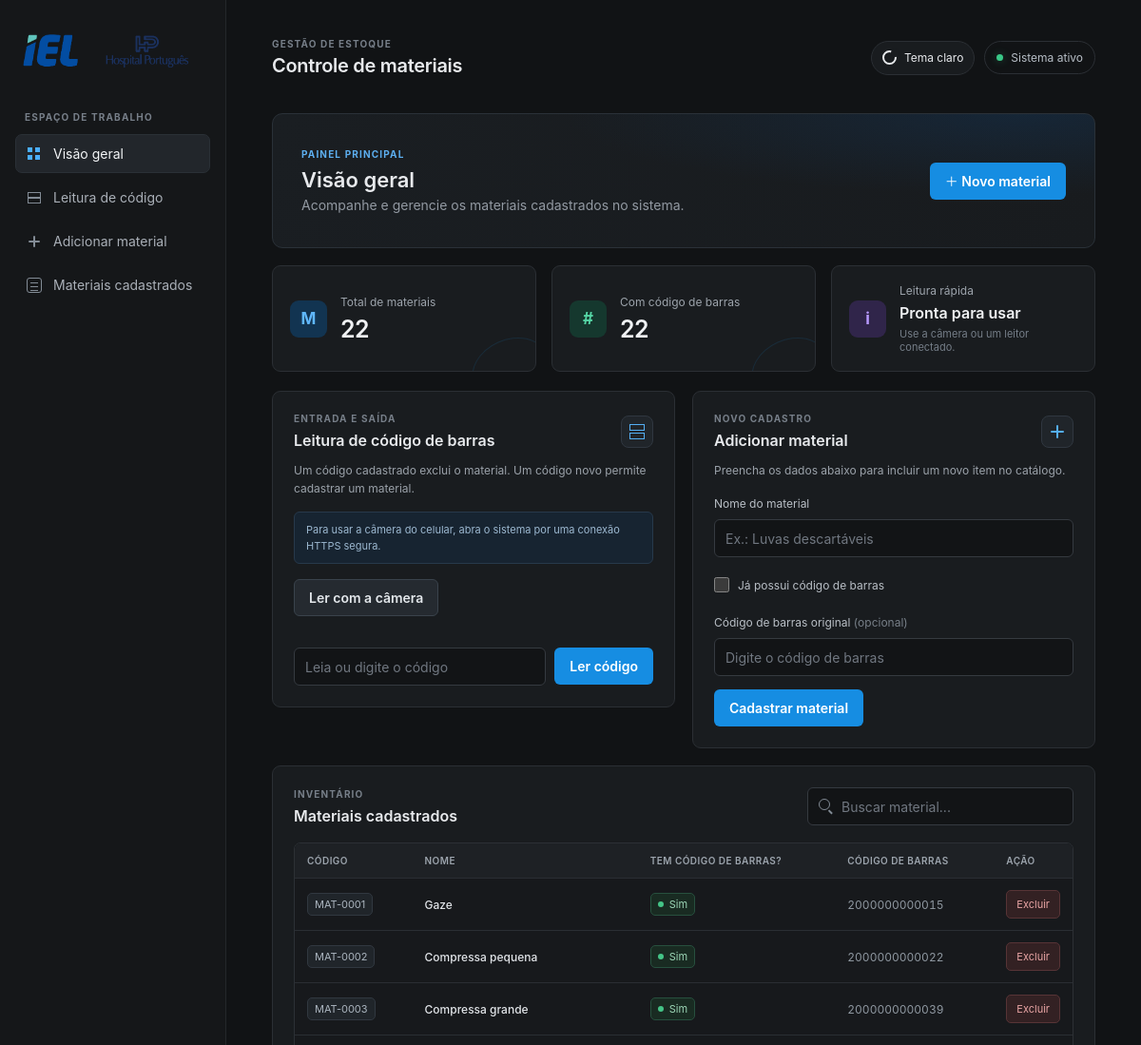
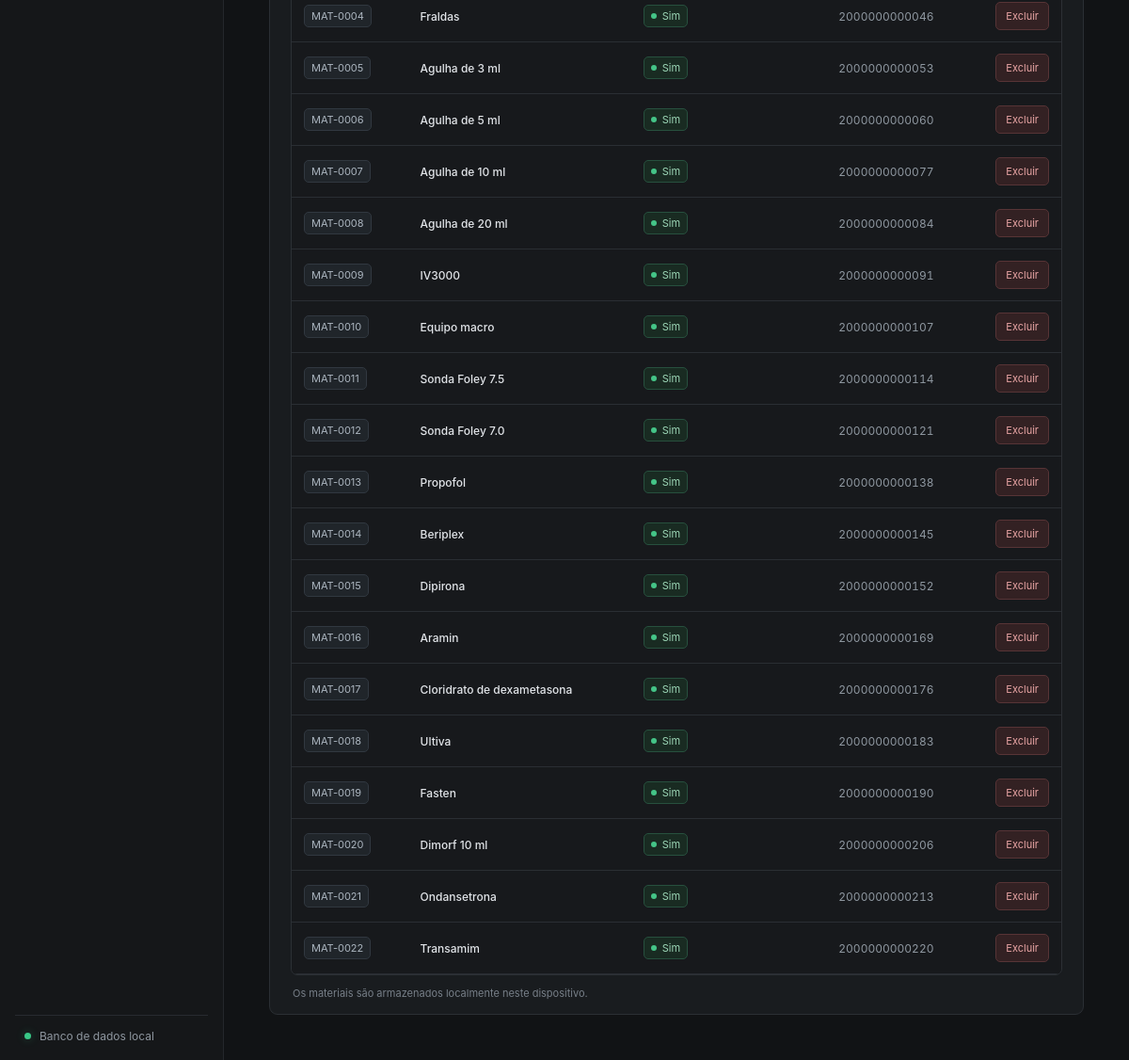
Before: / with the older database file (2 pictures, top to bottom).
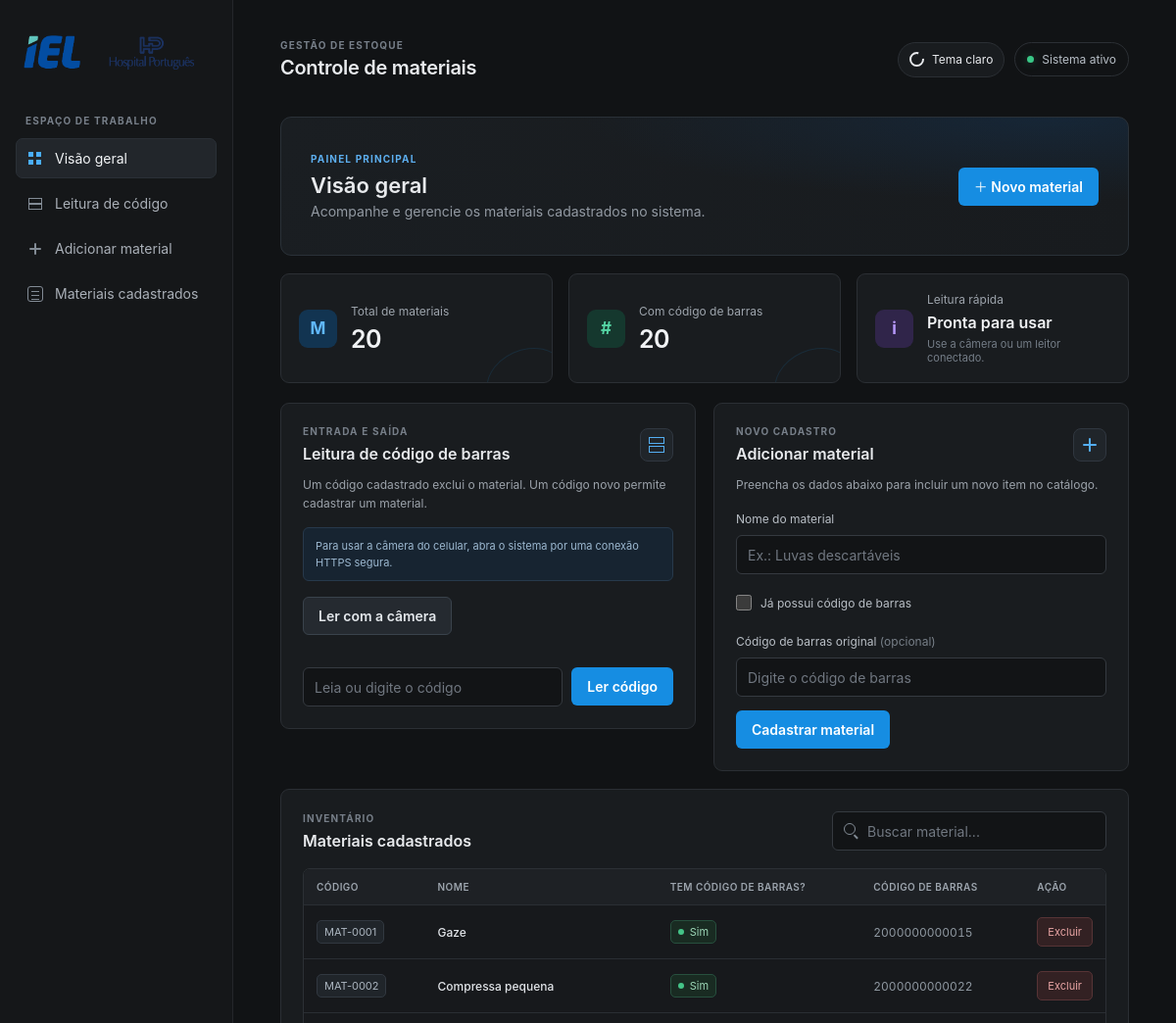
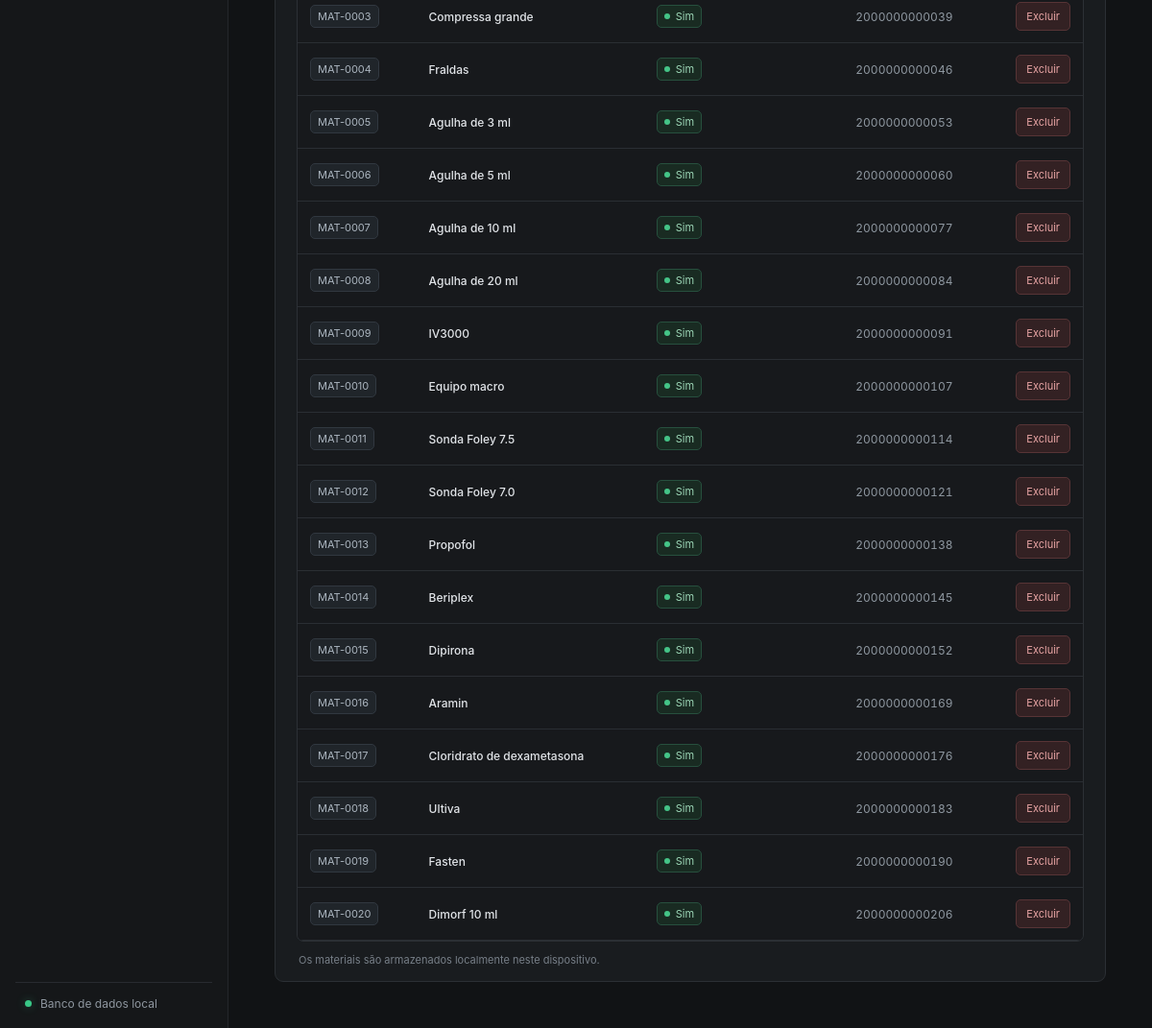
After: the same page with the newer database file (2 pictures, top to bottom).
### tables this page shows
CREATE TABLE materiais (
                    id INTEGER PRIMARY KEY AUTOINCREMENT,
                    nome TEXT NOT NULL COLLATE NOCASE UNIQUE,
                    tem_barras INTEGER NOT NULL,
                    codigo_barras TEXT NOT NULL DEFAULT ''
                );

### app.py (the view)
@app.route("/")
def inicio():
    materiais = listar_materiais()
    return render_template("main.html", materiais=materiais)

### app.py (called while the page is built)
def conectar_banco():
    connection = sqlite3.connect(app.config["DATABASE"])
    connection.row_factory = sqlite3.Row
    return connection

def listar_materiais():
    connection = conectar_banco()
    try:
        registros = connection.execute(
            "SELECT id, nome, tem_barras, codigo_barras FROM materiais ORDER BY id"
        ).fetchall()
        return [
            {
                "id": registro["id"],
                "codigo": f"MAT-{registro['id']:04d}",
                "nome": registro["nome"],
                "tem_barras": bool(registro["tem_barras"]),
                "codigo_barras": registro["codigo_barras"],
            }
            for registro in registros
        ]
    finally:
        connection.close()

### templates/main.html (shortened to what this page needs)
<!DOCTYPE html>
<html lang="pt-br">
<head>
    <link rel="stylesheet" href="{{ url_for('static', filename='main.css') }}">
</head>
<body>
    <div class="app-shell">
        <aside class="sidebar">
            <a class="brand" href="#painel" aria-label="IEL Hospital Português — início">
                <img id="logo" src="{{ url_for('static', filename='img/logo.hp.png') }}" alt="IEL Hospital Português">
            </a>
            <p class="sidebar-label">ESPAÇO DE TRABALHO</p>
            <nav class="sidebar-nav" aria-label="Navegação principal">
                <a class="nav-link active" href="#painel"><span class="nav-icon overview-icon"></span>Visão geral</a>
                <a class="nav-link" href="#leitura"><span class="nav-icon scan-icon"></span>Leitura de código</a>
                <a class="nav-link" href="#novo-material"><span class="nav-icon add-icon"></span>Adicionar material</a>
                <a class="nav-link" href="#catalogo"><span class="nav-icon list-icon"></span>Materiais cadastrados</a>
            </nav>
            <div class="sidebar-footer">
                <span class="status-dot"></span>
                <span>Banco de dados local</span>
            </div>
        </aside>
        <main class="main-content">
            <header class="topbar">
                <div>
                    <p class="eyebrow">GESTÃO DE ESTOQUE</p>
                    <h1>Controle de materiais</h1>
                </div>
                <div class="topbar-actions">
                    <button class="theme-toggle" id="theme-toggle" type="button"
                        aria-label="Alternar para tema claro" title="Alternar para tema claro">
                        <span class="theme-icon" aria-hidden="true"></span>
                        <span class="theme-label">Tema claro</span>
                    </button>
                    <span class="system-status"><span class="status-dot"></span>Sistema ativo</span>
                </div>
            </header>
            <section class="overview" id="painel">
                <div>
                    <p class="eyebrow">PAINEL PRINCIPAL</p>
                    <h2>Visão geral</h2>
                    <p>Acompanhe e gerencie os materiais cadastrados no sistema.</p>
                </div>
                <a class="primary-link" href="#novo-material">＋ Novo material</a>
            </section>
            {% set materiais_com_codigo = materiais | map(attribute='tem_barras') | sum %}
            <section class="stats-grid" aria-label="Resumo dos materiais">
                <article class="stat-card">
                    <div class="stat-icon blue-icon">M</div>
                    <div>
                        <p>Total de materiais</p>
                        <strong>{{ materiais | length }}</strong>
                    </div>
                    <span class="stat-decoration"></span>
                </article>
                <article class="stat-card">
                    <div class="stat-icon green-icon">#</div>
                    <div>
                        <p>Com código de barras</p>
                        <strong>{{ materiais_com_codigo }}</strong>
                    </div>
                    <span class="stat-decoration"></span>
                </article>
                <article class="stat-card helper-card">
                    <div class="stat-icon purple-icon">i</div>
                    <div>
                        <p>Leitura rápida</p>
                        <strong>Pronta para usar</strong>
                        <span class="stat-caption">Use a câmera ou um leitor conectado.</span>
                    </div>
                </article>
            </section>
            <section class="dashboard-grid">
                <article class="panel" id="leitura">
                    <div class="panel-heading">
                        <div>
                            <p class="eyebrow">ENTRADA E SAÍDA</p>
                            <h2>Leitura de código de barras</h2>
                        </div>
                        <span class="panel-mark scan-mark"></span>
                    </div>
                    <p class="panel-description">Um código cadastrado exclui o material. Um código novo permite cadastrar um material.</p>
                    <p class="notice">Para usar a câmera do celular, abra o sistema por uma conexão HTTPS segura.</p>
                    <div class="scanner-camera">
                        <div class="button-row">
                            <button class="cadbuttom secondary-button" id="start-camera" type="button">Ler com a câmera</button>
                        </div>
                        <p id="camera-status" role="status" aria-live="polite"></p>
                    </div>
                    <form class="form-row" id="barcode-form" action="{{ url_for('ler_codigo_barras') }}" method="post">
                        <input class="input" id="barcode-input" type="text" name="codigo_barras"
                            placeholder="Leia ou digite o código" autocomplete="off" required
                            {% if not codigo_pendente %}autofocus{% endif %}>
                        <button class="cadbuttom" type="submit">Ler código</button>
                    </form>
                </article>
                <article class="panel" id="novo-material">
                    <div class="panel-heading">
                        <div>
                            <p class="eyebrow">NOVO CADASTRO</p>
                            <h2>Adicionar material</h2>
                        </div>
                        <span class="panel-mark add-mark"></span>
                    </div>
                    <p class="panel-description">Preencha os dados abaixo para incluir um novo item no catálogo.</p>
                    <form class="product-form" action="{{ url_for('adicionar_produto') }}" method="post">
                        <label class="field-label" for="nome-produto">Nome do material</label>
                        <input class="input" id="nome-produto" type="text" name="nome"
                            placeholder="Ex.: Luvas descartáveis" required>
                        <label class="very">
                            <input type="checkbox" name="tem_barras">
                            <span>Já possui código de barras</span>
                        </label>
                        <label class="field-label" for="codigo-original">Código de barras original <span>(opcional)</span></label>
                        <input class="input" id="codigo-original" type="text" name="codigo_barras"
                            placeholder="Digite o código de barras">
                        <button class="cadbuttom" type="submit">Cadastrar material</button>
                    </form>
                </article>
            </section>
            <section class="panel catalog-panel" id="catalogo">
                <div class="panel-heading catalog-heading">
                    <div>
                        <p class="eyebrow">INVENTÁRIO</p>
                        <h2>Materiais cadastrados</h2>
                    </div>
                    <label class="search-box" for="busca-produtos">
                        <span class="search-icon" aria-hidden="true"></span>
                        <input class="input" id="busca-produtos" type="search"
                            placeholder="Buscar material..." autocomplete="off">
                    </label>
                </div>
                <div class="table-wrap">
                    <table class="table">
                        <thead>
                            <tr>
                                <th>Código</th>
                                <th>Nome</th>
                                <th>Tem código de barras?</th>
                                <th>Código de barras</th>
                                <th>Ação</th>
                            </tr>
                        </thead>
                        <tbody>
                            {% for produto in materiais %}
                            <tr data-produto>
                                <td><span class="code-badge">{{ produto.codigo }}</span></td>
                                <td class="product-name">{{ produto.nome }}</td>
                                <td>
                                    <span class="barcode-badge {{ 'available' if produto.tem_barras else 'unavailable' }}">
                                        <span></span>{{ "Sim" if produto.tem_barras else "Não" }}
                                    </span>
                                </td>
                                <td class="barcode-value">{{ produto.codigo_barras }}</td>
                                <td class="acao">
                                    <form action="{{ url_for('excluir_material', material_id=produto.id) }}" method="post"
                                        onsubmit="return confirm('Deseja excluir este material?');">
                                        <button class="excluir" type="submit">Excluir</button>
                                    </form>
                                </td>
                            </tr>
                            {% endfor %}
                        </tbody>
                    </table>
                </div>
                <p class="table-footnote">Os materiais são armazenados localmente neste dispositivo.</p>
            </section>
        </main>
    </div>
</body>
</html>

Changed rows visible on the page:
removed materiais: codigo "MAT-0021", nome "Ondansetrona", tem_barras "Sim", codigo_barras "2000000000213"
removed materiais: codigo "MAT-0022", nome "Transamim", tem_barras "Sim", codigo_barras "2000000000220"
Other visible differences:
{{ materiais | length }}: "22" → "20"
{{ materiais_com_codigo }}: "22" → "20"
